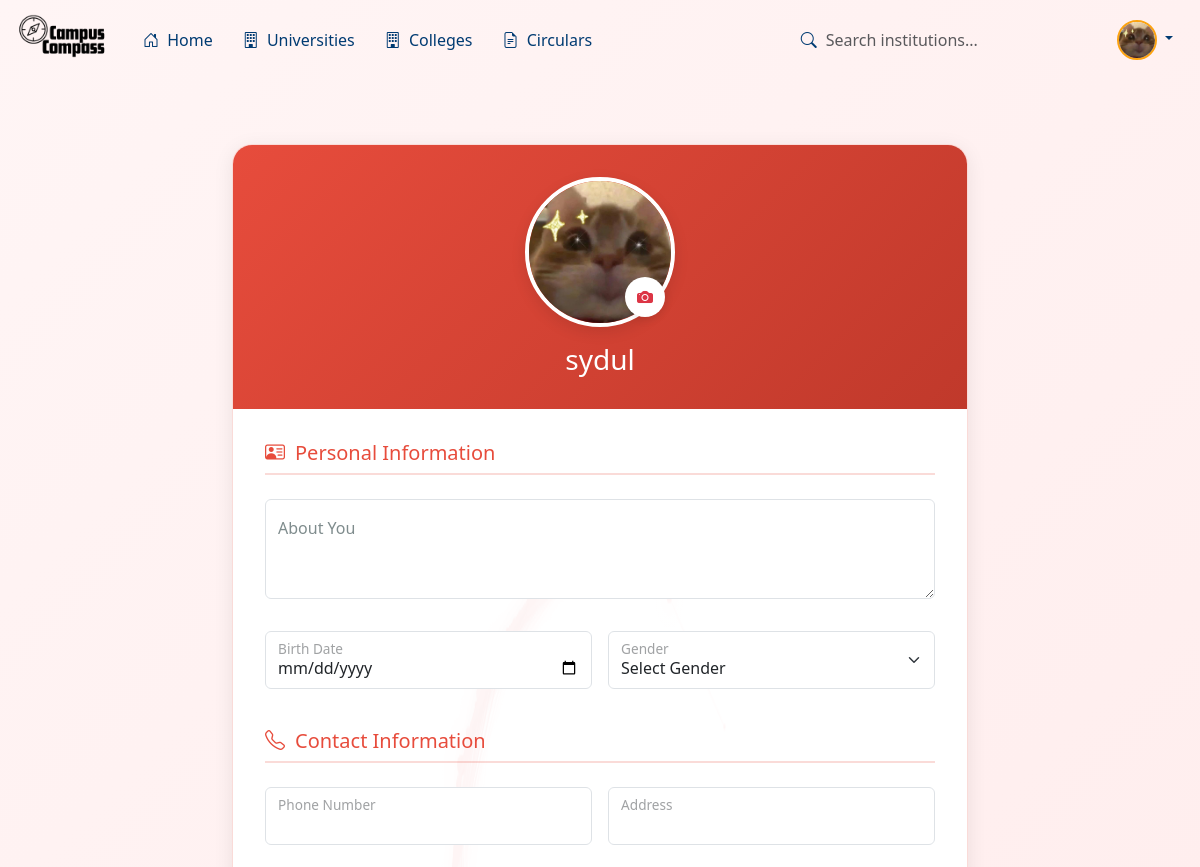
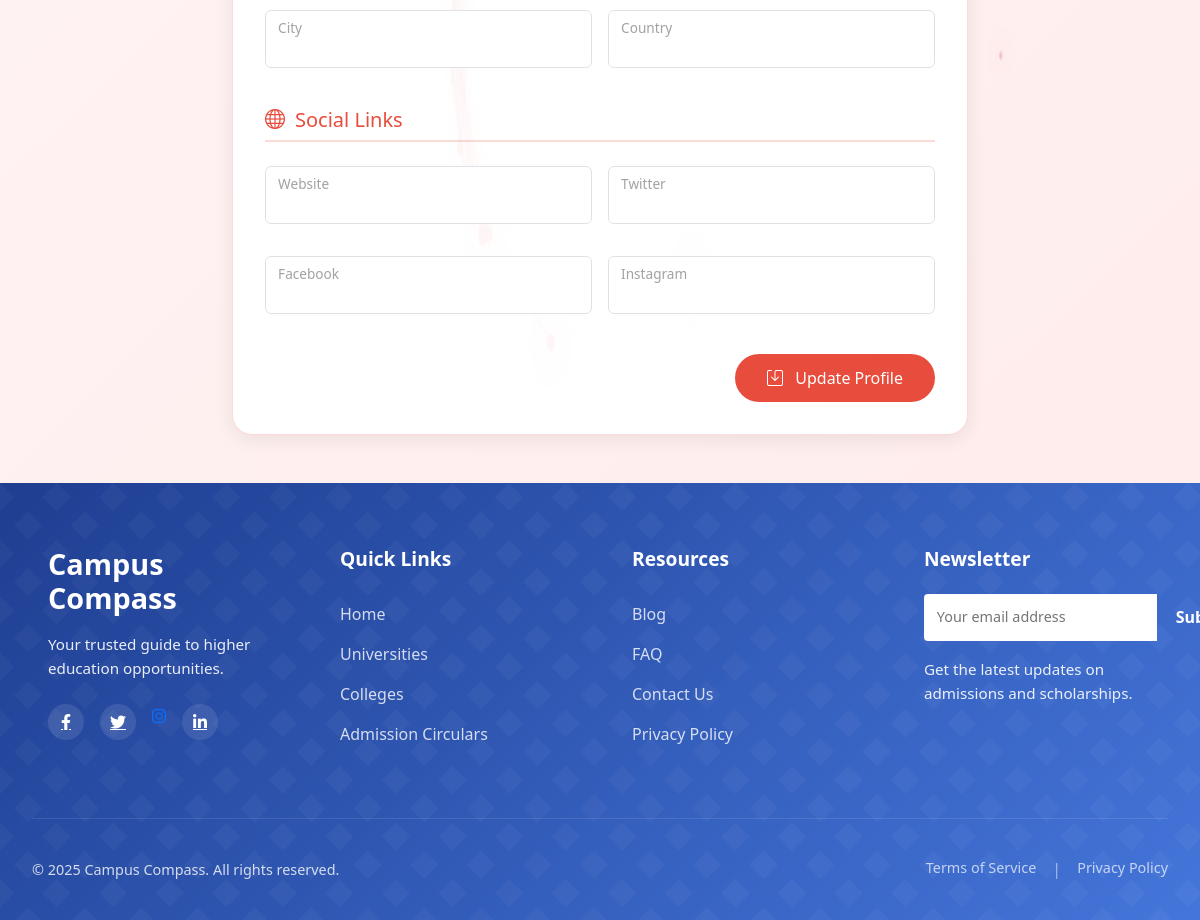
The app's page /accounts/profile/ (signed in) with its own data (2 pictures, top to bottom).
### CC/models.py (models this page shows, shortened)
class CustomUser(AbstractUser):
    groups = models.ManyToManyField(
        'auth.Group',
        verbose_name='groups',
        blank=True,
        help_text='The groups this user belongs to.',
        related_name="customuser_groups",
        related_query_name="customuser",
    )
    user_permissions = models.ManyToManyField(
        'auth.Permission',
        verbose_name='user permissions',
        blank=True,
        help_text='Specific permissions for this user.',
        related_name="customuser_permissions",
        related_query_name="customuser",
    )
    class Meta:
        db_table = 'custom_user'
        verbose_name = 'User'
        verbose_name_plural = 'Users'

class Profile(models.Model):
    user = models.OneToOneField(User, on_delete=models.CASCADE)
    profile_pic = models.ImageField(upload_to='profile_pics/', null=True, blank=True,
                                    validators=[FileExtensionValidator(allowed_extensions=['jpg', 'jpeg', 'png'])])
    bio = models.TextField(max_length=500, blank=True, null=True)
    phone_regex = RegexValidator(
        regex=r'^\+?1?\d{9,15}$',
        message="Phone number must be entered in the format: '+999999999'"
    )
    phone_number = models.CharField(validators=[phone_regex], max_length=17, blank=True, null=True)
    birth_date = models.DateField(null=True, blank=True)
    GENDER_CHOICES = (('M', 'Male'), ('F', 'Female'), ('O', 'Other'))
    gender = models.CharField(max_length=1, choices=GENDER_CHOICES, blank=True, null=True)
    address = models.CharField(max_length=255, blank=True, null=True)
    city = models.CharField(max_length=100, blank=True, null=True)
    country = models.CharField(max_length=100, blank=True, null=True)
    website = models.URLField(max_length=200, blank=True, null=True)
    twitter = models.CharField(max_length=100, blank=True, null=True)
    facebook = models.CharField(max_length=100, blank=True, null=True)
    instagram = models.CharField(max_length=100, blank=True, null=True)
    linkedin = models.CharField(max_length=100, blank=True, null=True)
    created_at = models.DateTimeField(auto_now_add=True)
    updated_at = models.DateTimeField(auto_now=True)
    class Meta:
        verbose_name_plural = "Profiles"

### CC/views.py (the view)
# urls.py: path('accounts/profile/', CC_views.profile_view, name='profile'),
@login_required
def profile_view(request):
    profile = request.user.profile  # ✅ signal ensures profile exists
    if request.method == 'POST':
        form = ProfileUpdateForm(request.POST, request.FILES, instance=profile)
        if form.is_valid():
            form.save()
            messages.success(request, 'Profile updated successfully!')
            return redirect('profile')
        else:
            messages.error(request, 'Error updating profile. Please check the form.')
    else:
        form = ProfileUpdateForm(instance=profile)
    return render(request, 'CC/profile.html', {'form': form})

### Template/CC/profile.html (shortened to what this page needs)
{% extends 'base.html' %}
{% load static %}
{% block content %}
<div class="container py-5">
    <div class="row justify-content-center">
        <div class="col-lg-8">
            <div class="profile-card animate-fadein">
                <div class="profile-header text-white">
                    <div class="profile-pic-container">
                        <img src="{% if user.profile.profile_pic %}{{ user.profile.profile_pic.url }}?{% now 'U' %}{% else %}{% static 'default_profile.png' %}{% endif %}"
                             class="profile-image"
                             alt="Profile picture"
                             id="profileImage">
                        <label for="profile_pic_upload" class="camera-btn">
                            <i class="bi bi-camera-fill text-danger"></i>
                        </label>
                    </div>
                    <h3 class="mt-3 mb-0">{{ request.user.get_full_name|default:request.user.username }}</h3>
                </div>
                <div class="form-section">
                    <form method="post" enctype="multipart/form-data" id="profileForm">
                        <div class="mb-4 animate-fadeinup">
                            <h5 class="section-title"><i class="bi bi-person-vcard"></i> Personal Information</h5>
                            <div class="row g-3">
                                <div class="col-12">
                                    <div class="form-floating mb-3">
                                        <textarea class="form-control" placeholder="About You" id="id_bio" name="bio" style="height: 100px">{{ form.bio.value|default_if_none:'' }}</textarea>
                                        <label for="id_bio">About You</label>
                                    </div>
                                </div>
                                <div class="col-md-6">
                                    <div class="form-floating mb-3">
                                        <input type="date" class="form-control" id="id_birth_date" name="birth_date" value="{{ form.birth_date.value|date:'Y-m-d'|default_if_none:'' }}">
                                        <label for="id_birth_date">Birth Date</label>
                                    </div>
                                </div>
                                <div class="col-md-6">
                                    <div class="form-floating mb-3">
                                        <select class="form-select" id="id_gender" name="gender">
                                            <option value="">Select Gender</option>
                                        </select>
                                        <label for="id_gender">Gender</label>
                                    </div>
                                </div>
                            </div>
                        </div>
                        <div class="mb-4 animate-fadeinup delay-1">
                            <h5 class="section-title"><i class="bi bi-telephone"></i> Contact Information</h5>
                            <div class="row g-3">
                                <div class="col-md-6">
                                    <div class="form-floating mb-3">
                                        <input type="text" class="form-control" id="id_phone_number" name="phone_number" value="{{ form.phone_number.value|default_if_none:'' }}">
                                        <label for="id_phone_number">Phone Number</label>
                                    </div>
                                </div>
                                <div class="col-md-6">
                                    <div class="form-floating mb-3">
                                        <input type="text" class="form-control" id="id_address" name="address" value="{{ form.address.value|default_if_none:'' }}">
                                        <label for="id_address">Address</label>
                                    </div>
                                </div>
                                <div class="col-md-6">
                                    <div class="form-floating mb-3">
                                        <input type="text" class="form-control" id="id_city" name="city" value="{{ form.city.value|default_if_none:'' }}">
                                        <label for="id_city">City</label>
                                    </div>
                                </div>
                                <div class="col-md-6">
                                    <div class="form-floating mb-3">
                                        <input type="text" class="form-control" id="id_country" name="country" value="{{ form.country.value|default_if_none:'' }}">
                                        <label for="id_country">Country</label>
                                    </div>
                                </div>
                            </div>
                        </div>
                        <div class="mb-4 animate-fadeinup delay-2">
                            <h5 class="section-title"><i class="bi bi-globe"></i> Social Links</h5>
                            <div class="row g-3">
                                <div class="col-md-6">
                                    <div class="form-floating mb-3">
                                        <input type="url" class="form-control" id="id_website" name="website" value="{{ form.website.value|default_if_none:'' }}">
                                        <label for="id_website">Website</label>
                                    </div>
                                </div>
                                <div class="col-md-6">
                                    <div class="form-floating mb-3">
                                        <input type="text" class="form-control" id="id_twitter" name="twitter" value="{{ form.twitter.value|default_if_none:'' }}">
                                        <label for="id_twitter">Twitter</label>
                                    </div>
                                </div>
                                <div class="col-md-6">
                                    <div class="form-floating mb-3">
                                        <input type="text" class="form-control" id="id_facebook" name="facebook" value="{{ form.facebook.value|default_if_none:'' }}">
                                        <label for="id_facebook">Facebook</label>
                                    </div>
                                </div>
                                <div class="col-md-6">
                                    <div class="form-floating mb-3">
                                        <input type="text" class="form-control" id="id_instagram" name="instagram" value="{{ form.instagram.value|default_if_none:'' }}">
                                        <label for="id_instagram">Instagram</label>
                                    </div>
                                </div>
                            </div>
                        </div>
                        <div class="d-flex justify-content-end mt-4">
                            <button type="submit" class="btn submit-btn text-white rounded-pill">
                                <i class="bi bi-save me-2"></i> Update Profile
                            </button>
                        </div>
                    </form>
                </div>
            </div>
        </div>
    </div>
</div>
{% endblock %}

### Template/navbar.html (shortened to what this page needs)
{% load static %}
<!DOCTYPE html>
<html lang="en">
<head>
    <link href="https://cdn.jsdelivr.net/npm/bootstrap@5.3.0/dist/css/bootstrap.min.css" rel="stylesheet">
    <link rel="stylesheet" href="https://cdn.jsdelivr.net/npm/bootstrap-icons@1.10.0/font/bootstrap-icons.css">
</head>
<body>
    <nav class="navbar navbar-expand-lg navbar-dark navbar-custom fixed-top">
        <div class="container-fluid">
            <a class="navbar-brand" href="{% url 'Home' %}">
                <img src="{% static 'Images/logo5.png' %}" alt="Campus Compass">
            </a>
            <div class="collapse navbar-collapse" id="navbarContent">
                <ul class="navbar-nav me-auto mb-2 mb-lg-0">
                    <li class="nav-item">
                        <a class="nav-link active" href="{% url 'Home' %}"><i class="bi bi-house-door me-1"></i> Home</a>
                    </li>
                    <li class="nav-item">
                        <a class="nav-link" href="{% url 'Universities' %}"><i class="bi bi-building me-1"></i> Universities</a>
                    </li>
                    <li class="nav-item">
                        <a class="nav-link" href="{% url 'Colleges' %}"><i class="bi bi-building me-1"></i> Colleges</a>
                    </li>
                    <li class="nav-item">
                        <a class="nav-link" href="{% url 'circulars' %}"><i class="bi bi-file-earmark-text me-1"></i> Circulars</a>
                    </li>
                </ul>
                <div class="d-flex align-items-center">
                    <form class="d-flex me-3" action="{% url 'search_results' %}" method="get">
                        <div class="search-container">
                            <i class="bi bi-search search-icon"></i>
                            <input class="form-control search-input" name="q" type="search" placeholder="Search institutions..." aria-label="Search">
                        </div>
                    </form>
                    <div class="dropdown">
                        <a class="nav-link dropdown-toggle" href="#" id="userDropdown" role="button" data-bs-toggle="dropdown" aria-expanded="false">
                            {% if user.is_authenticated and user.profile.profile_pic %}
                                <img src="{{ user.profile.profile_pic.url }}" class="user-avatar">
                            {% else %}
                                <img src="{% static 'Images/default-avatar.png' %}" class="user-avatar">
                            {% endif %}
                        </a>
                    </div>
                </div>
            </div>
        </div>
    </nav>
    <div class="container mt-5 pt-5">
    </div>
</body>
</html>

### records on screen
CustomUser: profile.profile_pic (picture), profile_pic (picture), user.get_full_name "sydul"
